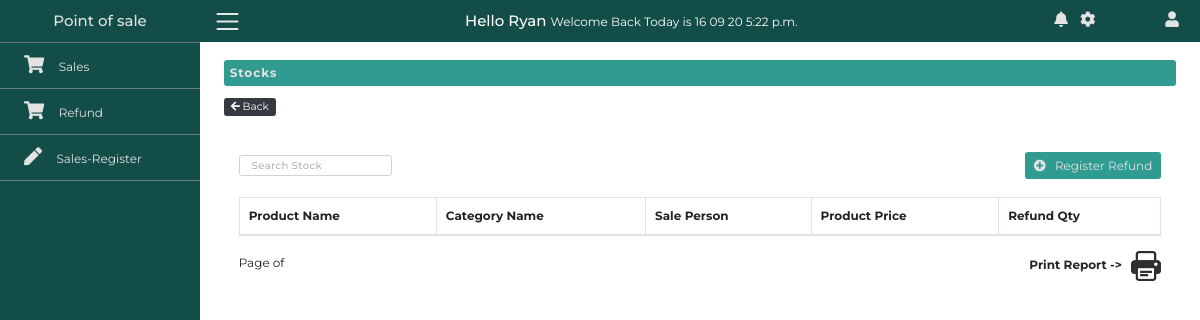
The page /refund (signed in) on the database as committed earlier.
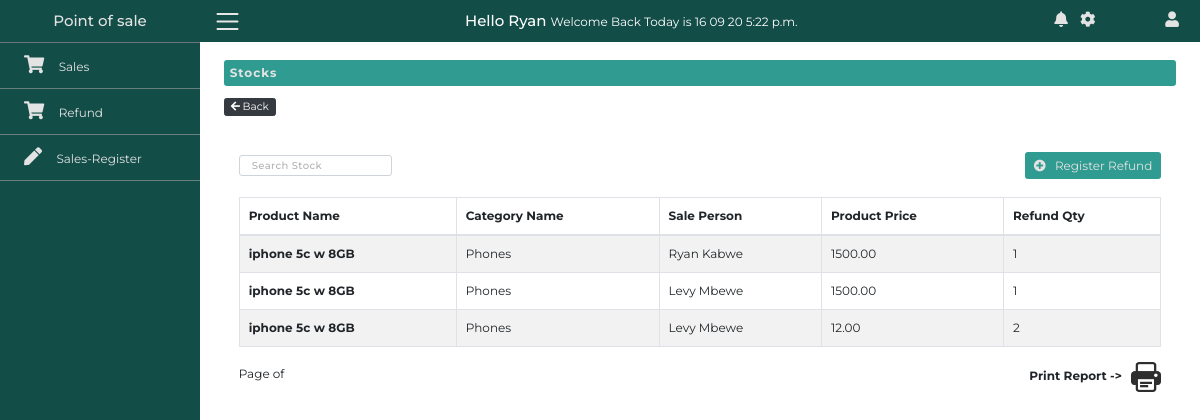
The same page on the database as committed later.
### AppPOS/models.py (models this page shows, shortened)
class Refund(models.Model):
    user = models.ForeignKey(SalesPerson,
                                on_delete=models.CASCADE, blank=True)
    product = models.ForeignKey(Stock,
                                on_delete=models.CASCADE)
    category = models.ForeignKey(Category,
                                 on_delete=models.CASCADE)
    quantity = models.IntegerField(null=False)
    product_price = models.DecimalField(max_digits=10, decimal_places=2)
    reason_for_refund = models.TextField(max_length=400)

class Stock(models.Model):
    category = models.ForeignKey('Category',
                                 on_delete=models.CASCADE)
    product_id = models.CharField(primary_key=True, max_length=50)
    product_name = models.CharField(max_length=100, unique=True)
    product_price = models.DecimalField(max_digits=10, decimal_places=2)
    quantity = models.IntegerField()
    create_dated = models.DateTimeField(auto_now_add=True)
    def __str__(self):
        return f"{self.product_name}"

class Category(models.Model):
    category_id = models.AutoField(primary_key=True, auto_created=True)
    category_name = models.CharField(max_length=50, unique=True, )
    def __str__(self):
        return f"{self.category_name}"

class SalesPerson(models.Model):
    GENDER = [
        ('M','Male'),
        ('F','Female'),
    ]
    user = models.OneToOneField(User,on_delete=models.CASCADE)
    gender = models.CharField(choices=GENDER, max_length=9)
    nrc = models.CharField(max_length=20)
    phone = models.CharField(max_length=30)
    location = models.CharField(max_length=50)
    def __str__(self):
        return f"{self.user.username}"

### AppPOS/views.py (the view)
# urls.py: path('refund', views.refund, name='refund'),
@login_required(redirect_field_name='login')
def refund(request):
   refunds = Refund.objects.all()
   if request.method == 'POST':
      form = RefundForm(request.POST)
      product_id = form.data.get('product')
      product_qty = int(form.data.get('quantity'))
      stock = Stock.objects.get(product_id=product_id)
      sale = Sale.objects.get(product__product_id=product_id)
      if form.is_valid():
         form.save(commit=False)
         p_qty = stock.quantity + product_qty
         stock.quantity = p_qty
         stock.save()
         form.save()
   else:
      form = RefundForm()
   context = {
      'refunds':refunds,
      'form':form,
   }
   return render(request, 'AppPOS/refund.html', context)

### AppPOS/forms.py
class RefundForm(forms.ModelForm):
    class Meta:
        model = Refund
        fields = '__all__'

### AppPOS/templates/AppPOS/refund.html (shortened to what this page needs)
{% extends "AppPOS/base.html" %} {% load static %}  {% block body %} {% include "AppPOS/navbar.html" %}
<section class="main-section">
    <div class="container-fluid">
      <div class="row">
        <div class="col-lg-9 ml-auto">
          <div class="row pt-4 mt-3 mb-4 main-area-margin">
            <div class="col-lg-12 col-md-7 ml-md-auto heading p-2">
              <h6 class="m-0">Stocks</h6>
            </div>
            <div class="back">
              <a href="" class="btn btn-dark btn-sm mt-3 py-0"
                ><i class="fas fa-arrow-left"></i> Back</a
              >
            </div>
          </div>
          <div class="row mt-3 main-area-margin">
            <div class="col-md-12 my-4">
              <div class="table-search-head d-flex align-items-center mb-4">
                <form id="stock-form" class="justify-content-end">
                  <input
                    type="text"
                    class="form-control py-1 px-3 h-75 fa-sm"
                    id="stock-input"
                    placeholder="Search Stock"
                    autocomplete="off"
                  />
                </form>
                <div class="add-product ml-auto">
                  <a
                    href=""
                    class="btn btn-custom"
                    data-target="#add-product"
                    data-toggle="modal"
                    ><i class="fas fa-plus-circle mr-2"></i> Register Refund</a
                  >
                </div>
              </div>
              <table class="table table-striped table-bordered">
                <thead>
                  <tr class="text-left">
                    <th>Product Name</th>
                    <th>Category Name</th>
                    <th>Sale Person</th>
                    <th>Product Price</th>
                    <th>Refund Qty</th>
                  </tr>
                </thead>
                <tbody id="tbody">
                  {% for refund in refunds %}
                  <tr class="text-left">
                    <th>{{ refund.product.product_name }}</th>
                    <td>{{ refund.category.category_name }}</td>
                    <td>{{ refund.user.user.get_full_name }}</td>
                    <td>{{ refund.product_price}}</td>
                    <td>{{ refund.quantity }}</td>
                  </tr>
                  {% endfor %}
                </tbody>
              </table>
              <div
                class="print-paginate d-flex align-items-center justify-content-between"
              >
                <div class="paginate">
                  <div class="table-pages">
                    <p class="my-2">Page {{stock.number}} of {{stock.paginator.num_pages}}</p>
                  </div>
                </div>
                <div class="print">
                  <h6>
                    Print Report ->
                    <img
                      src="{% static 'icons/print.png' %}"
                      alt=""
                      class="img-fluid ml-2 print"
                      style="width: 30px; cursor: pointer;"
                    />
                  </h6>
                </div>
              </div>
            </div>
          </div>
        </div>
      </div>
    </div>
  </section>
{% endblock %}

### AppPOS/templates/AppPOS/base.html (shortened to what this page needs)
{% load static %}
<!DOCTYPE html>
<html>
  <head>
    <link rel="stylesheet" href=' {% static "bootstrap/bootstrap.min.css" %}' />
    <link rel="stylesheet" href=' {% static "css/main.css" %} ' />
    <link rel="stylesheet" href=' {% static "fontawesome/css/all.css" %} ' />
  </head>
  <body>
    {% block body %} {% endblock %}
  </body>
</html>

### AppPOS/templates/AppPOS/navbar.html (shortened to what this page needs)
{% load static %}
<nav class="navbar navbar-expand-md navbar-light pl-0 w-100 mb-4">
  <div class="collapse navbar-collapse" id="NavbarCollaspe">
    <div class="container-fluid">
      <div class="row">
        <div
          class="col-xl-2 col-lg-3 col-md-4 sidebar fixed-top px-0"
          id="menu_content"
        >
          <a
            href="#"
            class="navbar-brand d-flex mx-auto border-bottom border-secondary justify-content-center align-items-center"
            ><h5 class="m-0">Point of sale</h5></a
          >
          <ul class="navbar-nav flex-column">
            <li class="nav-item">
              <a href="{% url 'sales' %}" class="nav-link"
                ><i class="fas fa-shopping-cart"></i>Sales</a
              >
            </li>
            <li class="nav-item">
              <a href="{% url 'refund' %}" class="nav-link"
                ><i class="fas fa-shopping-cart"></i>Refund</a
              >
            </li>
            {% if request.user.is_superuser %}
              <li class="nav-item">
                <a href="{% url 'worker' %}" class="nav-link"
                  ><i class="fas fa-users-cog"></i>Workers</a
                >
              </li>
              <li class="nav-item">
                <a href="" class="nav-link"
                  ><i class="fas fa-list-alt"></i>Reports</a
                >
              </li>
              <li class="nav-item">
                <a href="" class="nav-link"
                  ><i class="fas fa-chart-line"></i>Statistic</a
                >
              </li>
            {% else %}
              <li class="nav-item">
                <a href="{% url 'sales-register' %}" class="nav-link"
                  ><i class="fas fa-pen"></i>Sales-Register</a
                >
              </li>
            {% endif %}
          </ul>
        </div>
        <div
          class="col-xl-10 col-lg-9 col-md-8 ml-auto fixed-top main-menu-bar py-2 w-100"
        >
          <div class="row align-items-center">
            <div class="col-md-3">
              <img
                src="{% static 'icons/menu.png' %}"
                class="img-fluid m-0 p-0 mr-5"
                id="menu"
                alt=""
              />
            </div>
            <div class="col-md-7 welcome">
              <h5 class="text-white d-inline">Hello {{ request.user }}
                <b><small class="text-white d-inline">Welcome Back Today is {% now 'd m y P' %}</small></b>
              </h5>
            </div>
            <div class="col-md-2">
              <ul class="navbar-nav setting">
                <li class="nav-item">
                  <a href="" class="nav-link"><i class="fas fa-bell"></i></a>
                </li>
                <li class="nav-item">
                  <a href="" class="nav-link"><i class="fas fa-cog"></i></a>
                </li>
                <li class="nav-item ml-xl-auto">
                  <a
                    href=""
                    class="nav-link"
                    data-toggle="modal"
                    data-target="#logout"
                    ><i class="fas fa-user"></i
                  ></a>
                </li>
              </ul>
            </div>
          </div>
        </div>
      </div>
    </div>
  </div>
</nav>

### static/css/main.css (style rules this page uses)
:root { --primary-color: #134d47; --secondary-color: #309b90; --btn-primary: var(--secondary-color); --btn-secondary: #212121; --font-heading: var(--btn-secondary); --font-sidebar: var(--icon-color); --pagination-color: var(--primary-color); --pagination-active: var(--secondary-color); --icon-color: #e3e3e3; --border-color: #a1a1a19a; }
body { font-family: "Montserrat", sans-serif; }
h6 { font-weight: bolder; }
.sidebar a, .main-menu-bar a { color: var(--icon-color) !important; }
.btn-custom { background-color: var(--btn-primary) !important; color: var(--font-sidebar) !important; border: 0 !important; }
.heading { background-color: var(--secondary-color); border-radius: 3px; display: flex; align-items: center; color: var(--font-sidebar); letter-spacing: 1px; }
::placeholder { font-weight: 500 !important; color: #b3b3b3 !important; }
@media (max-width: 1720px) { html { font-size: 12px; } }
@media (max-width: 1720px) { ::placeholder { letter-spacing: 0.4px; font-size: 10px !important; } }
.sidebar .fas { padding-right: 0.6em; font-size: 1.5rem; color: var(--icon-color); }
.sidebar .navbar-brand { padding: 0.8em; }
.sidebar .fas { padding-right: 0.8em; font-size: 1.5rem; color: var(--icon-color); }
.sidebar { background-color: var(--primary-color); height: 100vh; }
.sidebar .nav-link { padding: 1em 2em !important; }
.sidebar .nav-item { border-bottom: 1px solid var(--border-color); transition: background-color 250ms; }
.main-menu-bar { background-color: var(--primary-color); }
.main-menu-bar img { width: 25px; height: 25px; object-fit: cover; cursor: pointer; }
.main-menu-bar .fas { font-size: 1.3rem; }
.main-section .main-area-margin { margin-left: -10.5%; margin-right: 1%; }

Rows that differ between the two databases and show on the page:
added Refund: product.product_name "iphone 5c w 8GB", category.category_name "Phones", user.user.get_full_name "Ryan Kabwe", product_price "1500.00", quantity "1"
added Refund: product.product_name "iphone 5c w 8GB", category.category_name "Phones", user.user.get_full_name "Levy Mbewe", product_price "1500.00", quantity "1"
added Refund: product.product_name "iphone 5c w 8GB", category.category_name "Phones", user.user.get_full_name "Levy Mbewe", product_price "12.00", quantity "2"
